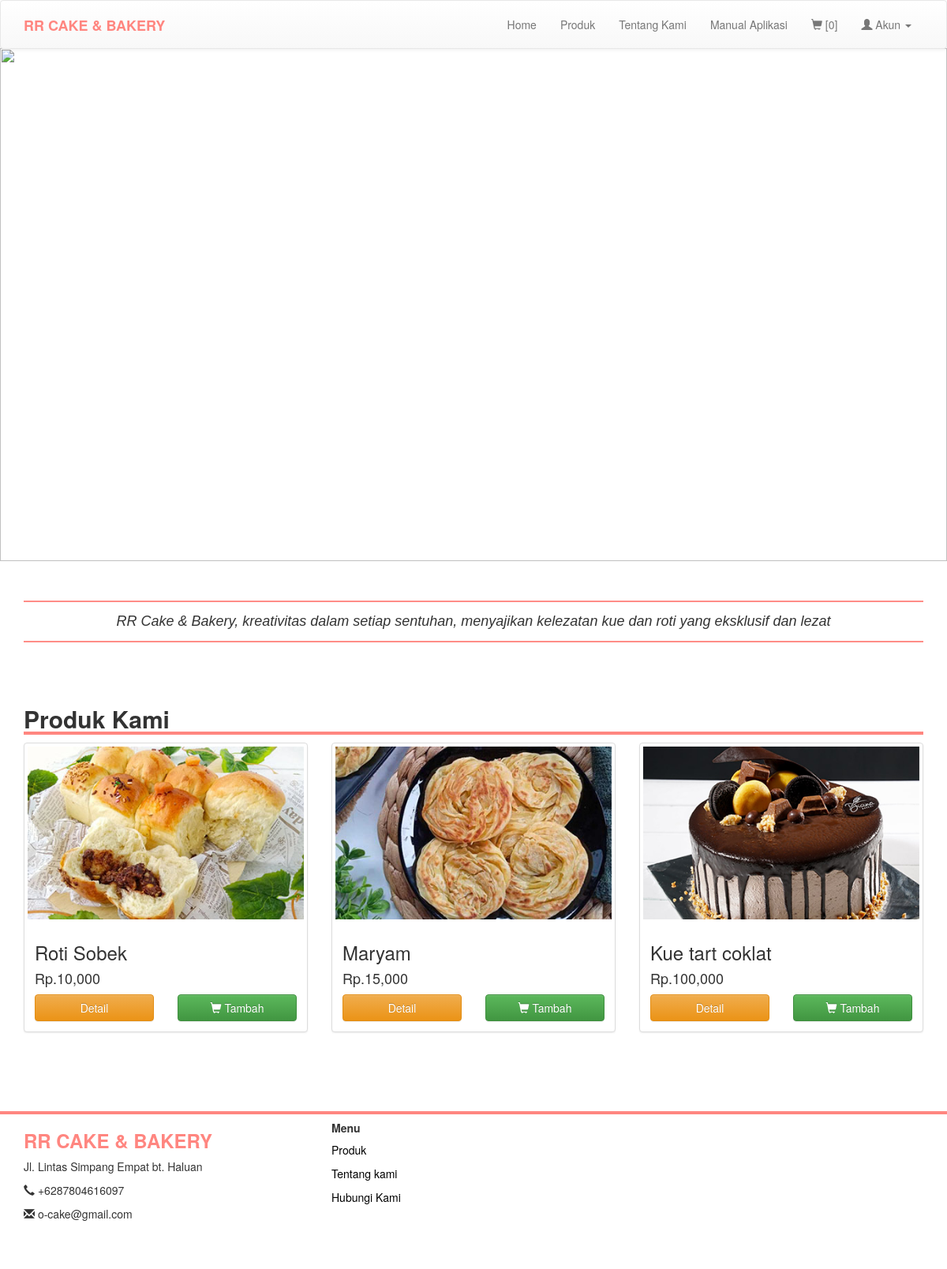
The page / on the database its author committed.
### tables this page shows
CREATE TABLE `produk` (
  `kode_produk` varchar(100) NOT NULL,
  `nama` varchar(100) NOT NULL,
  `image` text NOT NULL,
  `deskripsi` text NOT NULL,
  `harga` int NOT NULL
);

### index.php (the view)
<?php
include 'header.php';
?>
<div class="container-fluid" style="margin: 0;padding: 0;">
	<div class="image" style="margin-top: -21px">
		<img src="image/home/1.jpg" style="width: 100%;  height: 650px;">
	</div>
</div>
<br>
<br>
<div class="container">
		<h4 class="text-center" style="font-family: arial; padding-top: 10px; padding-bottom: 10px; font-style: italic; line-height: 29px; border-top: 2px solid #ff8d87; border-bottom: 2px solid #ff8d87;">RR Cake & Bakery, kreativitas dalam setiap sentuhan, menyajikan kelezatan kue dan roti yang eksklusif dan lezat</h4>
	<h2 style=" width: 100%; border-bottom: 4px solid #ff8680; margin-top: 80px;"><b>Produk Kami</b></h2>
	<div class="row">
		<?php
		$result = mysqli_query($conn, "SELECT * FROM produk");
		while ($row = mysqli_fetch_assoc($result)) {
			?>
			<div class="col-sm-6 col-md-4">
				<div class="thumbnail">
					<img src="image/produk/<?= $row['image']; ?>" >
					<div class="caption">
						<h3><?= $row['nama'];  ?></h3>
						<h4>Rp.<?= number_format($row['harga']); ?></h4>
						<div class="row">
							<div class="col-md-6">
								<a href="detail_produk.php?produk=<?= $row['kode_produk']; ?>" class="btn btn-warning btn-block">Detail</a>
							</div>
							<?php if(isset($_SESSION['kd_cs'])){ ?>
								<div class="col-md-6">
									<a href="proses/add.php?produk=<?= $row['kode_produk']; ?>&kd_cs=<?= $kode_cs; ?>&hal=1" class="btn btn-success btn-block" role="button"><i class="glyphicon glyphicon-shopping-cart"></i> Tambah</a>
								</div>
								<?php
							}
							else{
								?>
								<div class="col-md-6">
									<a href="keranjang.php" class="btn btn-success btn-block" role="button"><i class="glyphicon glyphicon-shopping-cart"></i> Tambah</a>
								</div>
								<?php
							}
							?>
						</div>
					</div>
				</div>
			</div>
			<?php
		}
		?>
	</div>
</div>
<br>
<br>
<br>
<br>
<?php
include 'footer.php';
?>

### css/style.css (style rules this page uses)
body { margin:0; padding: 0; }

### rows shown on the page
produk: image (picture), nama "Roti Sobek", harga "10,000"
produk: image (picture), nama "Maryam", harga "15,000"
produk: image (picture), nama "Kue tart coklat", harga "100,000"
